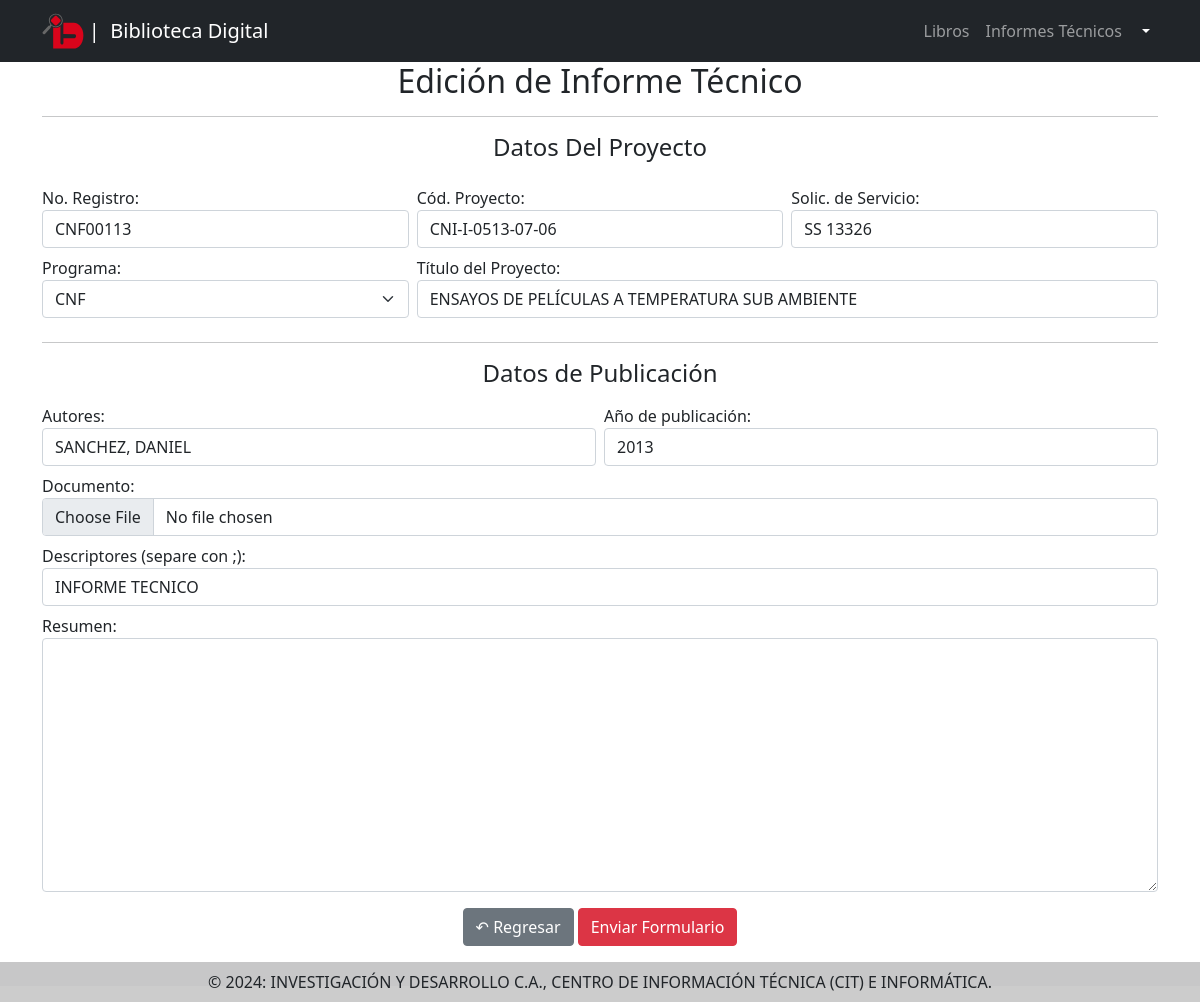
/publicaciones/edicion/informe/1/ (signed in), run on the app's committed database.
### core/models.py (models this page shows, shortened)
class Publicacion(models.Model):
    titulo = models.CharField(max_length=500)
    resumen = models.TextField('', null  = True, blank = True)
    autores = models.CharField('Autores de la publicación separados por ;', max_length=200, null  = True, blank = True)
    ano_publicacion = models.SmallIntegerField('Año de publicacion', null  = True, blank = True)
    archivo = models.FileField('Archivo', upload_to='libros/', max_length=200, null  = True, blank = True)
    descriptores = models.ManyToManyField(Descriptor, blank=True)
    def archivo_existe(self):
        if(self.archivo):
            return os.path.exists(self.archivo.path)
        return False
    class Meta:
        abstract = True
        ordering = ('titulo','ano_publicacion')

class Informe(Publicacion):
    def upload_to(self, filename):
        return f'informes/{self.programa}/{self.ano_publicacion}/{filename}'
    archivo = models.FileField('Archivo', upload_to=upload_to, max_length=200, null  = True)
    no_registro = models.CharField(max_length=50, unique=True)
    programa = models.ForeignKey(Empresa, on_delete=models.CASCADE)
    codigo_proyecto = models.CharField(max_length=50, null=True, blank=True)
    solicitud_servicio = models.CharField(max_length=50, null=True, blank=True)

### core/views.py (the view)
# urls.py: path('edicion/informe/<int:pk>/', EdicionInforme.as_view(), name='edicion_informe'),
class EdicionInforme(SuperUserRequiredMixin, UpdateView):
    template_name = 'informe_form.html'
    form_class = InformeForm
    success_url = '/publicaciones/busqueda/informes/'
    model = Informe
    def get_context_data(self, **kwargs: Any) -> dict:
        context = super().get_context_data(**kwargs)
        context['titulo'] = 'Edición de Informe Técnico'
        context['form'].fields['descriptores'].initial = "; ".join(context['object'].descriptores.all().order_by('nombre').values_list('nombre', flat=True))
        return context

### core/forms.py
class InformeForm(GuardadoDescriptoresMixin):
    class Meta:
        model = Informe
        exclude = ['id', 'descriptores']

### core/models.py (called while the page is built)
    def __str__(self):
        return self.nombre

### usuarios/views.py (called while the page is built)
    def test_func(self):
        return self.request.user.is_superuser

### core/templates/informe_form.html (shortened to what this page needs)
{% extends 'base.html' %}
{% load widget_tweaks %}
{% block contenido %}
<div style="min-height: 90vh;" class="container">
    <h2 class="text-center">{{titulo}}</h2>
    <hr>
    <form method="post" enctype="multipart/form-data" onSubmit="document.getElementById('submit').disabled=true;">
        <div class="row g-2">
            <div class="col-12">
                <h4 class="text-center mb-3">Datos Del Proyecto</h4>
            </div>
            <div class="form-group col-md-4 col-sm-12">
                <label for="no_registro">No. Registro:</label>
                {% render_field form.no_registro class="form-control" %}
            </div>
            <div class="form-group col-md-4 col-sm-12">
                <label for="codigo_proyecto">Cód. Proyecto:</label>
                {% render_field form.codigo_proyecto class="form-control" %}
            </div>
            <div class="form-group col-md-4 col-sm-12">
                <label for="codigo_proyecto">Solic. de Servicio:</label>
                {% render_field form.solicitud_servicio class="form-control" %}
            </div>
            <div class="form-group col-md-4 col-sm-12">
                <label for="programa">Programa:</label>
                {% render_field form.programa class="form-select" %}
            </div>
            <div class="form-group col-md-8 col-sm-12">
                <label for="titulo">Título del Proyecto:</label>
                {% render_field form.titulo class="form-control" %}
            </div>
            <div class="col-12">
                <hr>
                <h4 class="text-center">Datos de Publicación</h4>
            </div>
            <div class="form-group col-md-6 col-sm-12">
                <label for="autores">Autores:</label>
                {% render_field form.autores class="form-control" %}
            </div>
            <div class="form-group col-md-6 col-sm-12">
                <label for="ano_publicacion">Año de publicación:</label>
                {% render_field form.ano_publicacion class="form-control" %}
            </div>
            <div class="form-group col-12">
                <label for="descriptores">Documento:</label>
                <div class="input-group">
                    <input type="file" name="archivo" accept="application/pdf,application/msword,application/vnd.openxmlformats-officedocument.wordprocessingml.document" class="form-control" id="id_archivo">
                </div>
            </div>
            <div class="form-group col-12">
                <label for="direccion">Descriptores (separe con ;):</label>
                {% render_field form.descriptores class="form-control" %}
            </div>
            <div class="form-group col-12">
                <label for="resumen">Resumen:</label>
                {% render_field form.resumen class="form-control" %}
            </div>
            <div class="col-12 d-flex justify-content-center mt-3 mb-3">
                <a href="{% url 'busqueda_informes' %}?titulo={{request.session.params_informes.titulo}}&autor={{request.session.params_informes.autor}}&ano={{request.session.params_informes.ano}}&descriptores={{request.session.params_informes.descriptores}}&archivo={{request.session.params_informes.archivo}}&solicitud_servicio={{request.session.params_informes.solicitud_servicio}}&programa={{request.session.params_informes.programa}}"
                    class="btn btn-secondary">↶ Regresar</a>&nbsp;
                <button type="submit" class="btn btn-danger" id="submit">Enviar Formulario</button>
            </div>
        </div>
    </form>
</div>
{% endblock %}

### data on the page
Informe: no_registro "CNF00113", codigo_proyecto "CNI-I-0513-07-06", solicitud_servicio "SS 13326", programa "CNF", titulo "ENSAYOS DE PELÍCULAS A TEMPERATURA SUB AMBIENTE", autores "SANCHEZ, DANIEL", ano_publicacion "2013"

### other printed values
{{ titulo }} "Edición de Informe Técnico"
